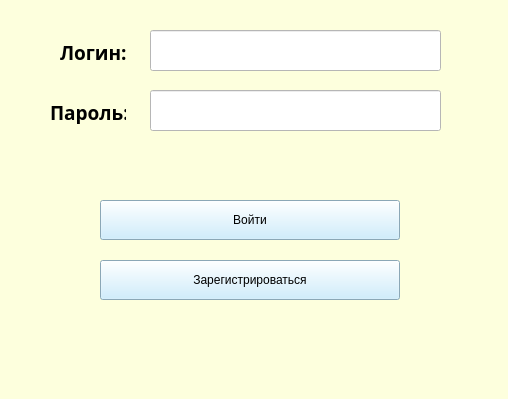
<?xml version="1.0" encoding="UTF-8"?>
<ui version="4.0">
 <class>MainWindow</class>
 <widget class="QMainWindow" name="MainWindow">
  <property name="geometry">
   <rect>
    <x>0</x>
    <y>0</y>
    <width>508</width>
    <height>399</height>
   </rect>
  </property>
  <property name="windowTitle">
   <string>MainWindow</string>
  </property>
  <property name="styleSheet">
   <string notr="true">background-color: rgb(253, 255, 221);</string>
  </property>
  <widget class="QWidget" name="centralwidget">
   <widget class="QLabel" name="label">
    <property name="geometry">
     <rect>
      <x>60</x>
      <y>40</y>
      <width>76</width>
      <height>24</height>
     </rect>
    </property>
    <property name="font">
     <font>
      <family>Century Gothic</family>
      <pointsize>14</pointsize>
      <weight>75</weight>
      <bold>true</bold>
     </font>
    </property>
    <property name="text">
     <string>Логин:</string>
    </property>
   </widget>
   <widget class="QLineEdit" name="lineEdit">
    <property name="geometry">
     <rect>
      <x>150</x>
      <y>30</y>
      <width>291</width>
      <height>41</height>
     </rect>
    </property>
    <property name="styleSheet">
     <string notr="true">background-color: rgb(255, 255, 255);</string>
    </property>
   </widget>
   <widget class="QLabel" name="label_2">
    <property name="geometry">
     <rect>
      <x>50</x>
      <y>100</y>
      <width>76</width>
      <height>24</height>
     </rect>
    </property>
    <property name="font">
     <font>
      <family>Century Gothic</family>
      <pointsize>14</pointsize>
      <weight>75</weight>
      <bold>true</bold>
     </font>
    </property>
    <property name="text">
     <string>Пароль:</string>
    </property>
   </widget>
   <widget class="QPushButton" name="pushButton">
    <property name="geometry">
     <rect>
      <x>100</x>
      <y>200</y>
      <width>300</width>
      <height>40</height>
     </rect>
    </property>
    <property name="styleSheet">
     <string notr="true">background-color: rgb(194, 234, 255);</string>
    </property>
    <property name="text">
     <string>Войти</string>
    </property>
   </widget>
   <widget class="QPushButton" name="pushButton_2">
    <property name="geometry">
     <rect>
      <x>100</x>
      <y>260</y>
      <width>300</width>
      <height>40</height>
     </rect>
    </property>
    <property name="styleSheet">
     <string notr="true">background-color: rgb(194, 234, 255);</string>
    </property>
    <property name="text">
     <string>Зарегистрироваться</string>
    </property>
   </widget>
   <widget class="QLineEdit" name="lineEdit_2">
    <property name="geometry">
     <rect>
      <x>150</x>
      <y>90</y>
      <width>291</width>
      <height>41</height>
     </rect>
    </property>
    <property name="styleSheet">
     <string notr="true">background-color: rgb(255, 255, 255);</string>
    </property>
   </widget>
  </widget>
 </widget>
 <resources/>
 <connections/>
</ui>
